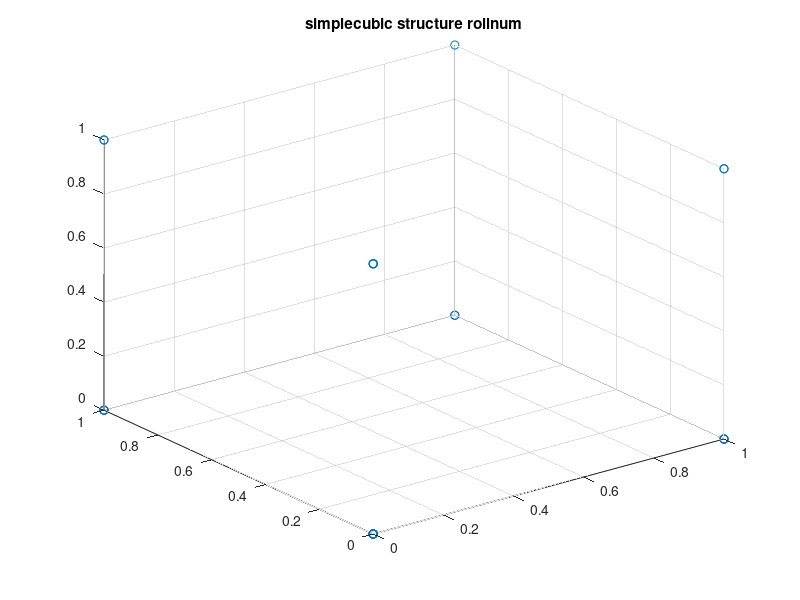

This chart was generated by the following MATLAB code:
x=[1 0  0];
y=[0 1 0];
z=[0 0 1];
[x,y,z]=meshgrid(x,y,z);
%figure;
scatter3(x(:),y(:),z(:));
title(sprintf('simplecubic structure rollnum'))